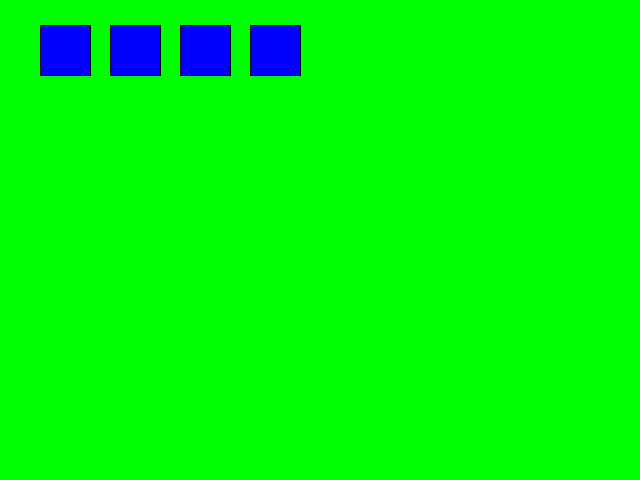
Frame 1 (no input)
Frame 60 (the mouse pressed at the canvas centre just before this capture): identical to frame 1, image omitted
Frame 120 (the mouse held since frame 60 and released just before this capture): identical to frame 1, image omitted

The Processing sketch that drew this single still picture (run headless with seeded random() and noise(); from frame 60 on, the mouse is pressed at the canvas centre):

// Processing sketch: processing_16657
// ── processing_16657.pde

/*
Program Name: Weird Buttons

Copyright (C) 2010, Oscar Bao

This program is free software; you can redistribute it and/or
modify it under the terms of the GNU General Public License
as published by the Free Software Foundation; either version 2
of the License, or (at your option) any later version.

This program is distributed in the hope that it will be useful,
but WITHOUT ANY WARRANTY; without even the implied warranty of
MERCHANTABILITY or FITNESS FOR A PARTICULAR PURPOSE.  See the
GNU General Public License for more details.

You should have received a copy of the GNU General Public License
along with this program; if not, write to the Free Software
Foundation, Inc., 51 Franklin Street, Fifth Floor, Boston, MA  02110-1301, USA.
*/

boolean firstRoll = true;
boolean secondRoll = false;
boolean thirdRoll = false;
boolean screenOver1 = false;
boolean realBackground = true;
boolean fakeBackground = false;
boolean activ_button_3 = false;
boolean realBackground2 = false;

float handY = 0;

int secondNum = 0;
int secondCount = 0;

void setup()
{
  smooth();
  size(640, 480);
}

void draw()
{
  if(realBackground == true || realBackground2 == true)
  {
    background(0, 255, 0);
  }
  if ( secondNum != second() )
  {

    secondNum = second();
    secondCount++;
  }


  button3 (180, 25, 50, 50);
  button2 (110, 25, 50, 50);  
  button1 (40, 25, 50, 50);
  button1 (250, 25, 50, 50);


  // button4 (250, 25, 50, 50);
}

void button1 ( int a, int b, int c, int d )
{

  fill( 0, 0, 255 );
  rect( a, b, c, d );

  if( mouseX > a && mouseX < a + 50 &&
    mouseY > b && mouseY < b + 50 && 
    secondCount < 1 )
  {
    fill( 0, 0, 255);
    ellipse( width/2, height/2, 100, 100);
    fill( 255, 0, 0);
    rect( a, b, c, d);

    firstRoll = false;
    secondRoll = true;
    thirdRoll = false;
  }

  if( mouseX > a && mouseX < a + 50 &&
    mouseY > b && mouseY < b + 50 && 
    secondCount >= 1 && secondCount < 2 )
  {

    fill( 0, 0, 255);
    ellipse( width/2, height/2, 200, 200);
    fill( 255, 0, 0);
    rect( a, b, c, d);

    firstRoll = false;
    secondRoll = false;
    thirdRoll = true;
  }

  if ( mouseX > a && mouseX < a + 50 &&
    mouseY > b && mouseY < b + 50 && 
    secondCount >= 2 && secondCount < 3 )
  {

    fill( 0, 0, 255);
    ellipse( width/2, height/2, 300, 300);
    fill( 255, 0, 0);
    rect( a, b, c, d);

    firstRoll = true;
    secondRoll = false;
    thirdRoll = false;
  }


  if ( mouseX > a && mouseX < a + 50 &&
    mouseY > b && mouseY < b + 50 && 
    secondCount >= 3 && secondCount < 4)
  {

    fill( 0, 0, 255);
    ellipse( width/2, height/2, 200, 200);
    fill( 255, 0, 0);
    rect( a, b, c, d);

    firstRoll = true;
    secondRoll = false;
    thirdRoll = false;
  }


  if ( mouseX > a && mouseX < a + 50 &&
    mouseY > b && mouseY < b + 50 && 
    secondCount >= 4 && secondCount < 5 )
  {

    fill( 0, 0, 255);
    ellipse( width/2, height/2, 100, 100);
    fill( 255, 0, 0);
    rect( a, b, c, d);

    firstRoll = true;
    secondRoll = false;
    thirdRoll = false;
  }


  if ( mouseX > a && mouseX < a + 50 &&
    mouseY > b && mouseY < b + 50 && 
    secondCount >= 5 && secondCount < 6 )
  {

    fill( 0, 0, 255);
    ellipse( width/2, height/2, 50, 50);
    fill( 255, 0, 0);
    rect( a, b, c, d);

    firstRoll = true;
    secondRoll = false;
    thirdRoll = false;
  }


  if ( secondCount >= 6 )
  {

    secondCount = 0;
  }
}


void button2 ( int a, int b, int c, int d )
{
  fill( 0, 0, 255 );
  rect( a, b, c, d );



  if ( mouseX > a && mouseX < a + 50 &&
    mouseY > b && mouseY < b + 50 )
  {
    fill(255, 0, 0);
    rect(a, b, c, d);
    screenOver1 = true;
  }

  if(screenOver1)
  {
    fill(0);  
    if(mousePressed)
    {
      background(pmouseX, pmouseY, pmouseX);
    }
    fill(width/2, height/2, width/2);  
    ellipse(width/2, height/2, 350, 350);  
    fill(mouseX);  
    polygon(width/2, height/2, mouseX/100 + 3, mouseX/8 + 100);  
    fill(mouseX, mouseX, mouseY);  
    polygon(width/2, height/2, mouseX/70 + 3, mouseX/8 + 80);   
    fill(0);  
    polygon(width/2,height/2, mouseY/100 + 3, mouseY/8 + 80);

    rect( width - 100, height - 100, 50, 50);

    if( mouseX > width - 100 && mouseX < width - 50 &&
      mouseY > height - 100 && mouseY < height - 50)
    {
      fill(255, 0, 0);
      rect(width - 100, height - 100, 50, 50);
    }

    if( mouseX > width - 100 && mouseX < width - 50 &&
      mouseY > height - 100 && mouseY < height - 50 && 
      mousePressed )
    {
      screenOver1 = false;
      realBackground = true;
      fakeBackground = false;
    }
  }
}


void polygon(int _x, int _y, int sides, float radius) {  

  if (sides <= 0)  
    sides = 1;  

  beginShape();  
  for ( int i = 0; i < 360; i += (360 / sides) ) {  
    float x = _x + sin(radians(i)) * radius;  
    float y = _y + cos(radians(i)) * radius;  
    vertex(x, y);  
    //    ellipse(x, y, 2, 2);  
    if(mousePressed)  
    {  
      fakeBackground = true;
    }
    if(fakeBackground)

    {
      background(pmouseX, pmouseY, pmouseX);
      fill(0, 0, 255);
      rect(180, 25, 50, 50);
      fill(255, 0, 0);
      rect(110, 25, 50, 50);
      fill(0);
    }
  }  
  endShape(CLOSE);
}


void button3 ( int a, int b, int c, int d )
{
  fill( 0, 0, 255);
  rect(a, b, c, d);

  if( mouseX > a && mouseX < a + c &&
    mouseY > b && mouseY < b + d)
  {
    activ_button_3 = true;
  }

  if(activ_button_3)
  {
    {
      background(0, 255, 0);
      face( width/2, height/2 );
      strokeWeight(1);
      fill(0);
      rect(width - 100, height - 100, 50, 50);
      fill( 255, 0, 0);
      rect(a, b, c, d);
    }
  }
  strokeWeight(1);


  if(mouseX > width - 100 && mouseX < width - 50 &&
    mouseY > height - 100 && mouseY < height - 50)
  {
    fill(255, 0, 0);
    rect(width - 100, height - 100, 50, 50);

    if(mousePressed)
    {
      realBackground2 = true;
    } 

    if(realBackground2 == true)
    {
      activ_button_3 = false;
      realBackground2 = false;
    }
  }
}

void face( float l, float r)
{


  strokeWeight(20);
  stroke(0, 0, 255);
  fill(255); 
  ellipse( l, r, 300, 300);

  strokeWeight(0);
  stroke(0);
  ellipse( l - 55, r - 50, 40, 40);
  ellipse( l + 55, r - 50, 40, 40);
  fill(0);
  lefteye( l - 55, r - 50 );
  righteye( l + 55, r - 50);



  fill(255);
  strokeWeight(5);
  smile(width/2 - 30, height/2 + 50, width/2 + 30, height/2 + 50);
  strokeWeight(10);
  shorthand( width/2, height/2);
  longhand(width/2, height/2);
}

void lefteye( float x, float y)
{
  if(mousePressed)
  {
    line( x-18, y, x+18, y);
  }
  else
  {
    ellipse( x, y, 20, 20);
  }
}

void righteye( float x, float y)
{
  ellipse( x, y, 20, 20);
}

void shorthand( float x, float y)
{

  pushMatrix();
  translate(width/2, height/2);
  rotate(mouseX/40);
  if ( mouseX > 0)
  {
    line (0, 0, 5,  - 55);
  }
  else
  {
    line (0, 0, - 50,+ 10);
  }
  popMatrix();
}


void longhand( float x, float y)
{
  pushMatrix();
  translate(width/2, height/2);
  rotate(mouseX/10);
  if( mouseX > width/2)
  {
    line(0, 0,  + 120,  - 10);
  }
  else
  {
    line(0, 0, - 10, - 100);
  }
  popMatrix();
}


void smile(float a, float b, float c, float d)
{


  if(mouseX> width/2)
  {
    bezier(width/2 - 65, height/2 + 75, a, b, c, d, width/2 + 65, height/2 + 75);
    line(width/2 - 40, height/2 - 60, width/2 - 80, height/2 - 85); 
    line(width/2 + 40, height/2 - 60, width/2 + 80, height/2 - 85);
  }
  else
  {
    bezier(width/2 - 65, height/2 + 20, a, b, c, d, width/2 + 65, height/2 + 20);
    line(width/2 - 40, height/2 - 75, width/2 - 80, height/2 - 65);
    line(width/2 + 40, height/2 - 75, width/2 + 80, height/2 - 65);
  }
}
